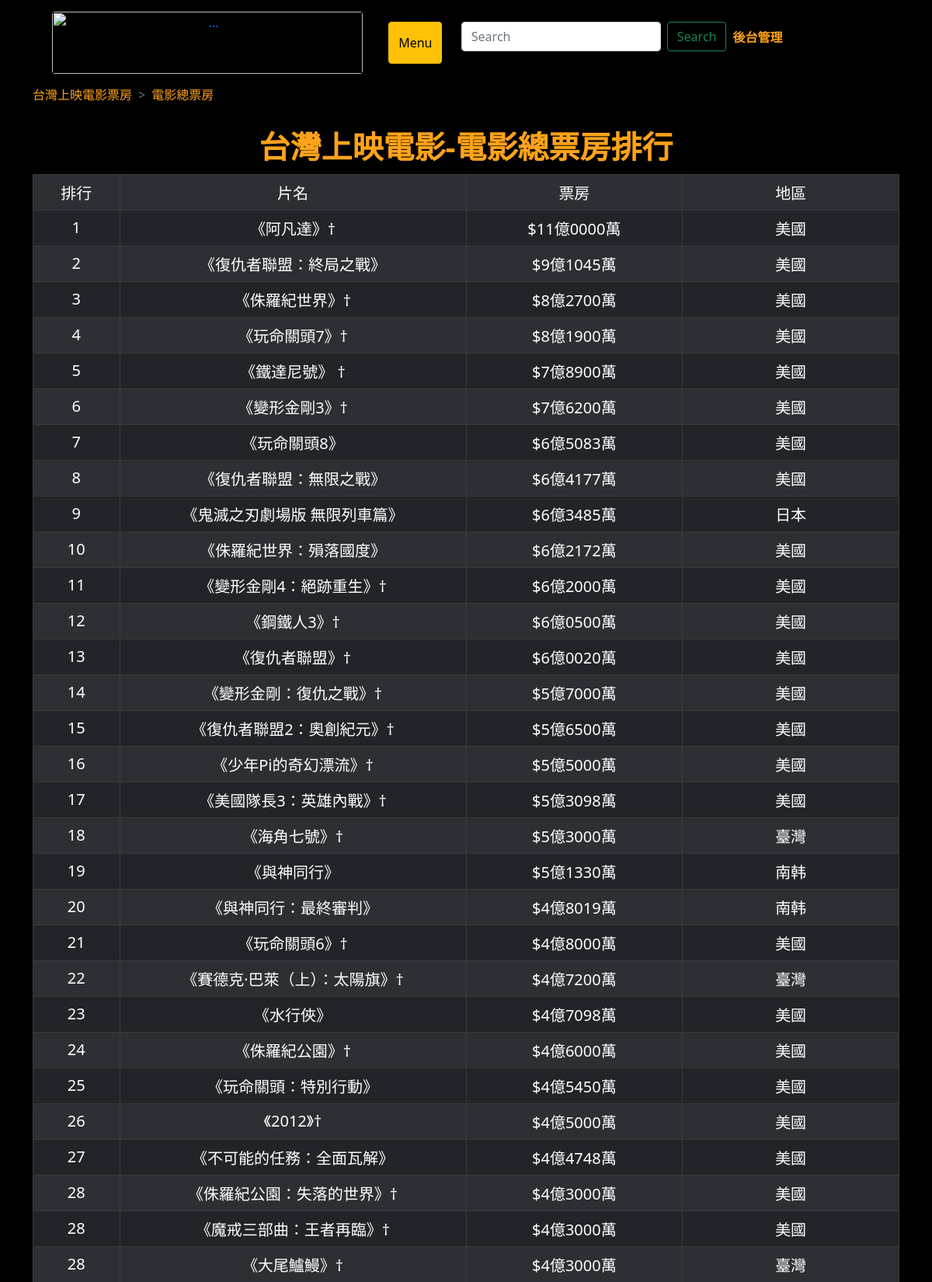
Page /Box_office_best_tw_global/ (upper part) on the committed database.
### movies/models.py (models this page shows, shortened)
class box_office_best_tw(models.Model): #排行榜
    rank = models.CharField(max_length=100)
    name = models.CharField(max_length=1000)
    box_office = models.CharField(max_length=1000)
    year = models.CharField(max_length=1000)
    area = models.CharField(max_length=100)
    pub_date = models.DateTimeField(default=timezone.now)

### movies/views.py (the view)
# urls.py: path('Box_office_best_tw_global/' , Box_office_best_tw_global),
def Box_office_best_tw_global(request):
    items = box_office_best_tw.objects.all()
    return render(request, 'Box_office_best_tw_global.html', locals())

### templates/Box_office_best_tw_global.html (shortened to what this page needs)
{% extends "base.html" %}
{% block content %}
<table class='table table-striped table-Dark table-bordered  caption-top'>
  <caption class ="text-center"><font color="#ffa31a"><span style="font-size:40px;"><strong>台灣上映電影-電影總票房排行</strong></span></font>
  </caption>
  <nav style="--bs-breadcrumb-divider: '>';" aria-label="breadcrumb">
    <ol class="breadcrumb">
      <li class="breadcrumb-item"> <a><font color="#ffa31a">台灣上映電影票房</font></a</li>
      <li class="breadcrumb-item aria-current="page"><a><font color="#ffa31a">電影總票房</font></a></li>
    </ol>
  </nav>
  <tr>
        <td width="10%" align="center" valign="center"><span style="color:white;font-size:20px;">排行</span></td>
        <td width="40%" align="center" valign="center"><span style="color:white;font-size:20px;">片名</span></td>
        <td width="25%" align="center" valign="center"><span style="color:white;font-size:20px;">票房</span></td>
        <td width="25%" align="center" valign="center"><span style="color:white;font-size:20px;">地區</span></td>
  </tr>
  {% for item in items %}
    <tr>
      <td width="10%" align="center" valign="center"><span style="color:white;font-size:20px;">{{item.rank}}</span></td>
      <td width="40%" align="center" valign="center"><span style="color:white;font-size:20px;">{{item.name}}</span></td>
      <td width="25%" align="center" valign="center"><span style="color:white;font-size:20px;">{{item.box_office}}</span></td>
      <td width="25%" align="center" valign="center"><span style="color:white;font-size:20px;">{{item.area}}</span></td>
    </tr>
  {% endfor %}
</table>
{% endblock %}

### rows in the picture
box_office_best_tw: rank "1", name "《阿凡達》†", box_office "$11億0000萬", area "美國"
box_office_best_tw: rank "2", name "《復仇者聯盟：終局之戰》", box_office "$9億1045萬", area "美國"
box_office_best_tw: rank "3", name "《侏羅紀世界》†", box_office "$8億2700萬", area "美國"
box_office_best_tw: rank "4", name "《玩命關頭7》†", box_office "$8億1900萬", area "美國"
box_office_best_tw: rank "5", name "《鐵達尼號》 †", box_office "$7億8900萬", area "美國"
box_office_best_tw: rank "6", name "《變形金剛3》†", box_office "$7億6200萬", area "美國"
box_office_best_tw: rank "7", name "《玩命關頭8》", box_office "$6億5083萬", area "美國"
box_office_best_tw: rank "8", name "《復仇者聯盟：無限之戰》", box_office "$6億4177萬", area "美國"
box_office_best_tw: rank "9", name "《鬼滅之刃劇場版 無限列車篇》", box_office "$6億3485萬", area "日本"
box_office_best_tw: rank "10", name "《侏羅紀世界：殞落國度》", box_office "$6億2172萬", area "美國"
box_office_best_tw: rank "11", name "《變形金剛4：絕跡重生》†", box_office "$6億2000萬", area "美國"
box_office_best_tw: rank "12", name "《鋼鐵人3》†", box_office "$6億0500萬", area "美國"
box_office_best_tw: rank "13", name "《復仇者聯盟》†", box_office "$6億0020萬", area "美國"
box_office_best_tw: rank "14", name "《變形金剛：復仇之戰》†", box_office "$5億7000萬", area "美國"
box_office_best_tw: rank "15", name "《復仇者聯盟2：奧創紀元》†", box_office "$5億6500萬", area "美國"
box_office_best_tw: rank "16", name "《少年Pi的奇幻漂流》†", box_office "$5億5000萬", area "美國"
box_office_best_tw: rank "17", name "《美國隊長3：英雄內戰》†", box_office "$5億3098萬", area "美國"
box_office_best_tw: rank "18", name "《海角七號》†", box_office "$5億3000萬", area "臺灣"
box_office_best_tw: rank "19", name "《與神同行》", box_office "$5億1330萬", area "南韩"
box_office_best_tw: rank "20", name "《與神同行：最終審判》", box_office "$4億8019萬", area "南韩"
box_office_best_tw: rank "21", name "《玩命關頭6》†", box_office "$4億8000萬", area "美國"
box_office_best_tw: rank "22", name "《賽德克·巴萊（上）：太陽旗》†", box_office "$4億7200萬", area "臺灣"
box_office_best_tw: rank "23", name "《水行俠》", box_office "$4億7098萬", area "美國"
box_office_best_tw: rank "24", name "《侏羅紀公園》†", box_office "$4億6000萬", area "美國"
box_office_best_tw: rank "25", name "《玩命關頭：特別行動》", box_office "$4億5450萬", area "美國"
box_office_best_tw: rank "26", name "《2012》†", box_office "$4億5000萬", area "美國"
box_office_best_tw: rank "27", name "《不可能的任務：全面瓦解》", box_office "$4億4748萬", area "美國"
box_office_best_tw: rank "28", name "《侏羅紀公園：失落的世界》†", box_office "$4億3000萬", area "美國"
box_office_best_tw: rank "28", name "《魔戒三部曲：王者再臨》†", box_office "$4億3000萬", area "美國"
box_office_best_tw: rank "28", name "《大尾鱸鰻》†", box_office "$4億3000萬", area "臺灣"
